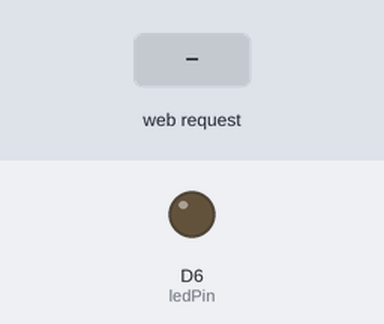
A sketch run on a simulated ESP8266 (NodeMCU). On the bench: output pins drawn as LEDs (lit = HIGH). Inputs (shaded band) come from the test bench. WiFi joins after 1.5 s; servers stay silent unless stated; what the sketch prints to the serial monitor is not drawn.

Above: at 2.7 s.
2.8 s: HTTP request GET /led/on received
At 4.0 s:
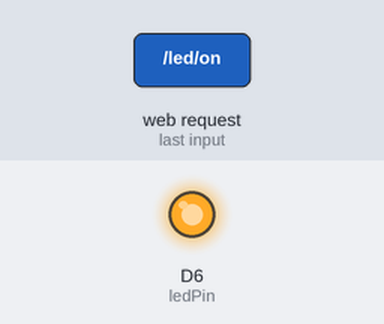
4.3 s: HTTP request GET /led/off received
At 5.2 s:
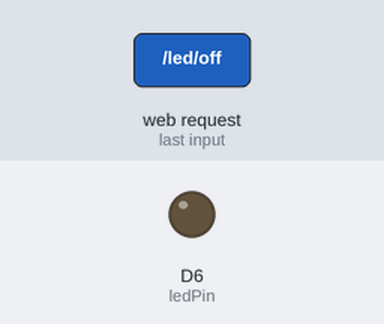
Timing chart, 0 to 7.3 s (numbered marks = the images above; inputs shaded):
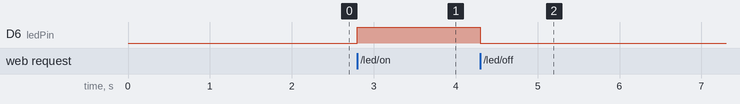

The sketch:

WEBserver.ino
```cpp
#include <ESP8266WiFi.h>
#include <ESP8266WebServer.h>
#include <DHT.h>

const char* ssid = "JXYZ";
const char* password = "313326339";

const int ledPin = D6; // GPIO pin connected to the LED (D6)
const int dhtPin = D4; // GPIO pin connected to the DHT sensor (D4)

DHT dht(dhtPin, DHT11);
ESP8266WebServer server(80);

bool ledState = LOW; // Initialize LED state as off

void init_wifi(const char* ssid, const char* password) {
  WiFi.mode(WIFI_STA);
  WiFi.begin(ssid, password);
  Serial.println("");
  while (WiFi.status() != WL_CONNECTED) {
    delay(500);
    Serial.print(".");
  }
  Serial.println("");
  Serial.printf("Connected to ");
  Serial.println(ssid);
  Serial.printf("IP address: ");
  Serial.println(WiFi.localIP());
}

void handleRoot() {
  String html = "<html><body style='display: flex; flex-direction: column; justify-content: center; align-items: center; height: 100vh;'>";
  html += "<h1 style='text-align: center;'>ESP8266 Web Server</h1>";
  html += "<form action='/led/on' method='get' style='display: inline;'><input type='submit' value='Turn LED On'></form>";
  html += "<form action='/led/off' method='get' style='display: inline;'><input type='submit' value='Turn LED Off'></form>";
  html += "<p style='text-align: center;'>LED Status: <span style='color: ";
  if (ledState == HIGH) {
    html += "green;'>On</span>";
  } else {
    html += "red;'>Off</span>";
  }
  html += "</p>";
  float temperature = dht.readTemperature();
  float humidity = dht.readHumidity();
  html += "<p style='text-align: center;'>Temperature: " + String(temperature) + " &deg;C</p>";
  html += "<p style='text-align: center;'>Humidity: " + String(humidity) + " %</p>";
  html += "</body></html>";
  server.send(200, "text/html", html);
}

void handleLEDOn() {
  digitalWrite(ledPin, HIGH);
  ledState = HIGH;
  server.sendHeader("Location", "/");
  server.send(302, "text/plain", "");
}

void handleLEDOff() {
  digitalWrite(ledPin, LOW);
  ledState = LOW;
  server.sendHeader("Location", "/");
  server.send(302, "text/plain", "");
}

void setup() {
  Serial.begin(115200);
  pinMode(ledPin, OUTPUT);
  dht.begin();
  init_wifi(ssid, password);
  server.on("/", HTTP_GET, handleRoot);
  server.on("/led/on", HTTP_GET, handleLEDOn);
  server.on("/led/off", HTTP_GET, handleLEDOff);
  server.begin();
  Serial.println("HTTP server started");
}

void loop() {
  server.handleClient();
}
```

Measured:
- after the input at 2.8 s, D6 (ledPin): LOW → HIGH at once
- after the input at 4.3 s, D6 (ledPin): HIGH → LOW at once
